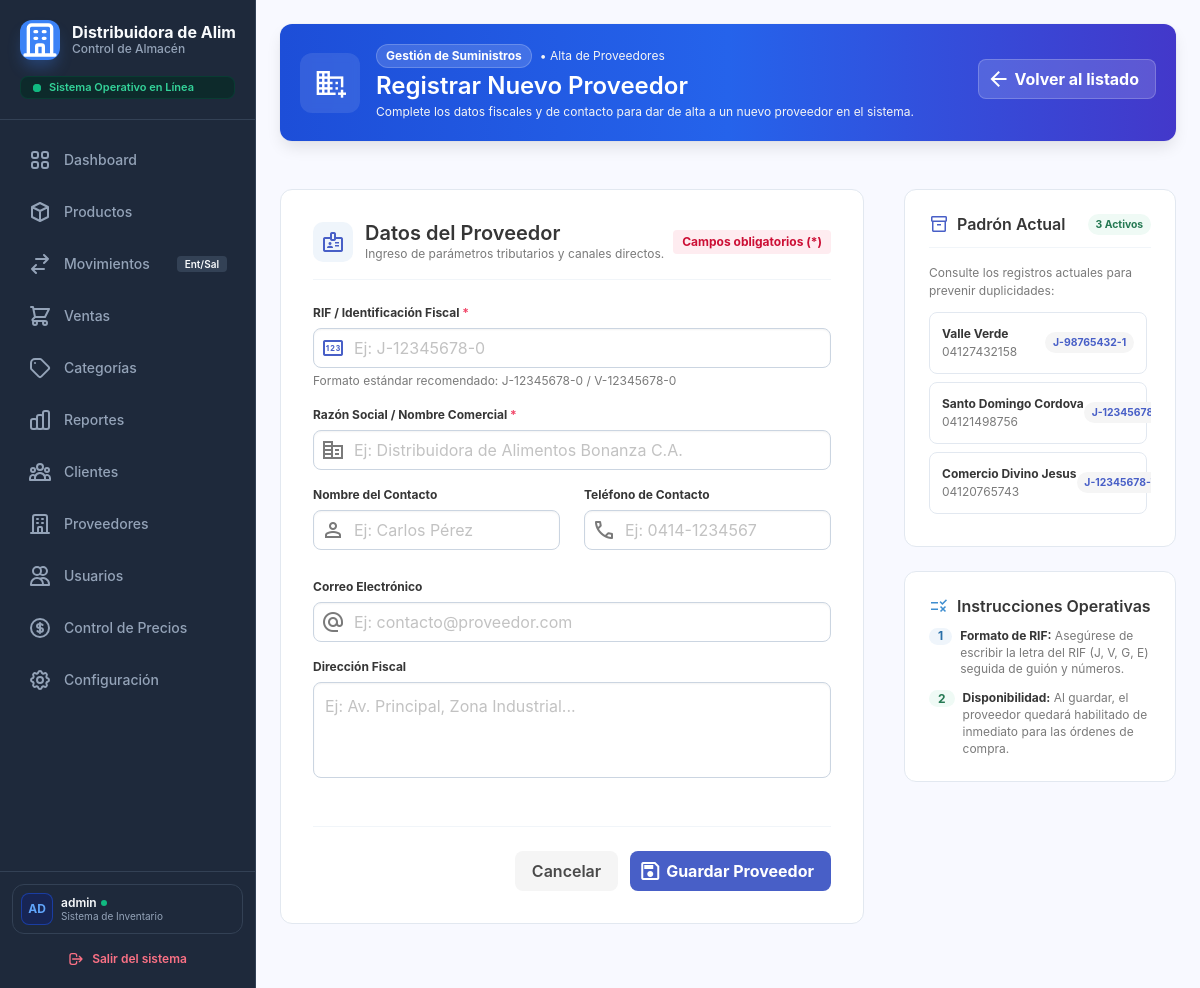
/index.php?controller=proveedor&action=formcrearproveedor (signed in), run on an earlier commit of the app's database.
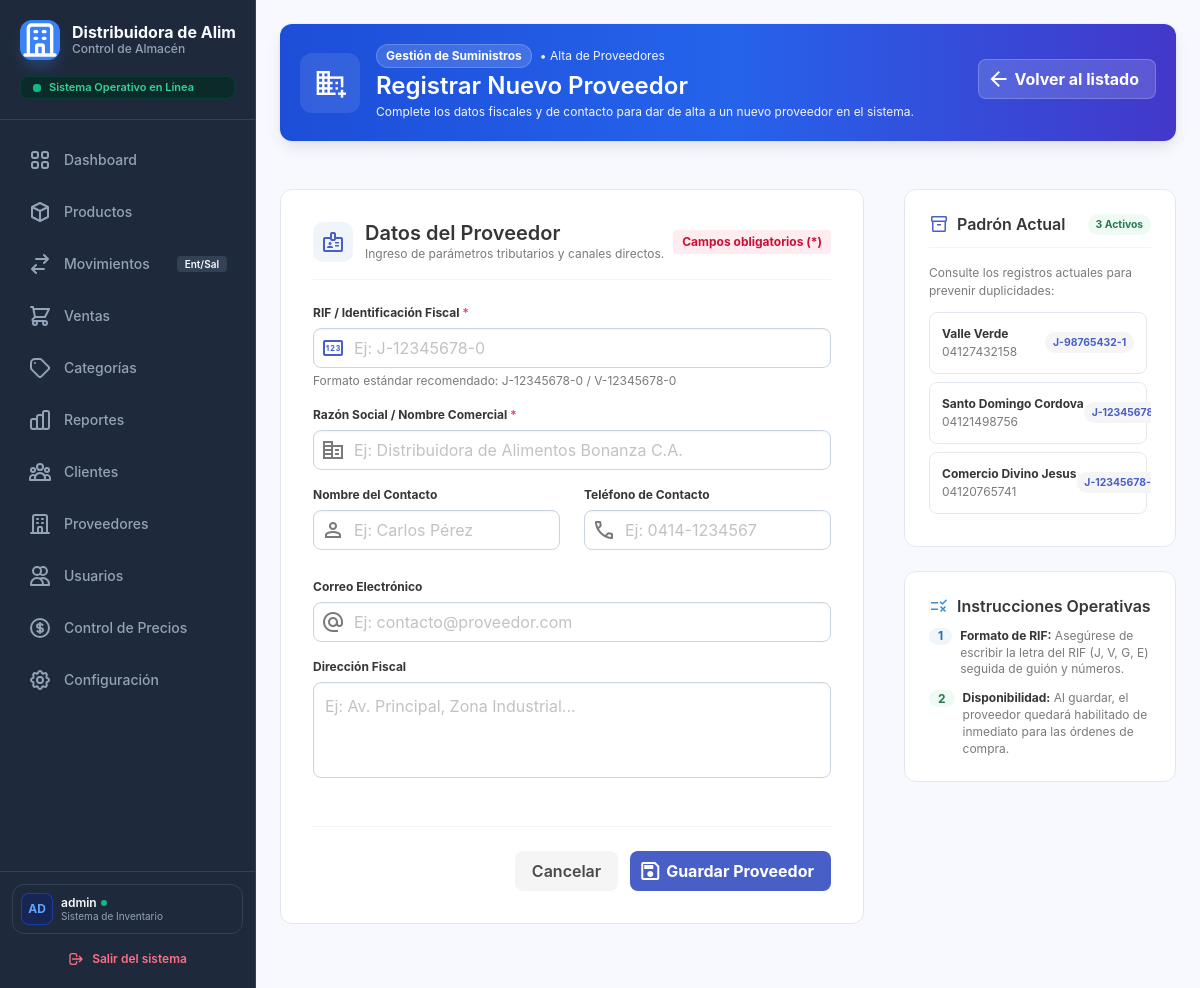
And on a later commit of the database.
### tables this page shows
CREATE TABLE `proveedores` (
  `id_proveedor` int(11) NOT NULL,
  `rif` varchar(20) NOT NULL,
  `razon_social` varchar(100) NOT NULL,
  `nombre_contacto` varchar(100) DEFAULT NULL,
  `telefono` varchar(20) DEFAULT NULL,
  `email` varchar(100) DEFAULT NULL,
  `direccion` text DEFAULT NULL,
  `estado` tinyint(1) DEFAULT 1
);

### app/controller/proveedorController.php (called while the page is built, shortened)
<?php
require_once __DIR__ . '/../model/proveedorModel.php';
class ProveedorController {
    private $proveedorModel;
    public function __construct() {
        $database = new Database();
        $pdo = $database->getConnection();
        $this->proveedorModel = new proveedorModel($pdo);
    }
    public function formcrearproveedor() {
        $proveedores = $this->proveedorModel->getAll();
        require_once __DIR__ . '/../views/proveedor/crearProveedor.php';
    }
}
?>

### public/index.php (called while the page is built, shortened)
<?php
$controlador = $_GET['controller'] ?? 'sistema';
$accion      = $_GET['action']     ?? 'index';
$controlador = is_string($controlador) ? strtolower($controlador) : '';
$accion      = is_string($accion)      ? strtolower($accion)      : '';
$definicion = $rutas[$controlador];
$ruta       = $definicion['acciones'][$accion];
$json       = $ruta['json'];
try {
    $instancia = new $clase();
    $instancia->$accion();
} catch (Throwable $e) {
    registrarEvento('error_interno', $controlador . '/' . $accion . ': ' . $e->getMessage());
    responderError(
        500,
        MODO_DESARROLLO ? $e->getMessage() : 'Ocurrió un error interno. Inténtalo de nuevo más tarde.',
        $json
    );
}

### app/model/proveedorModel.php (called while the page is built, shortened)
<?php
    class ProveedorModel{
        private $pdo;
        public function __construct($pdo){
            $this->pdo = $pdo;
    }
        public function getAll(){
            $stmt = $this->pdo->query("SELECT * FROM proveedores ORDER BY razon_social ASC");
            return $stmt->fetchAll(PDO::FETCH_ASSOC);
        }
}
    ?>

### app/views/proveedor/crearProveedor.php (the view, shortened to what the changed rows need)
<?php
$proveedores = $proveedores ?? [];
?>
<!DOCTYPE html>
<html lang="es">
<head>
    <link href="https://cdnjs.cloudflare.com/ajax/libs/font-awesome/6.4.0/css/all.min.css" rel="stylesheet">
    <link href="https://cdn.jsdelivr.net/npm/bulma@0.9.4/css/bulma.min.css" rel="stylesheet">
    <link rel="stylesheet" href="assets/css/sidebar.css" />
    <link rel="stylesheet" href="assets/css/tablas.css" />
</head>
<body class="is-flex" style="background-color: #f8f9ff; height: 100vh; overflow: hidden; width: 100%;">
    <?php require_once __DIR__ . '/../layouts/sidebar.php'; ?>
    <main class="main is-flex-grow-1" style="background-color: #f8f9ff; width: 100%; height: 100vh; overflow-y: auto; overflow-x: hidden;">
        <div class="p-5" style="width: 100%; padding-bottom: 4rem !important;">
            <div class="box mb-6" style="background: linear-gradient(90deg, #1d4ed8 0%, #2563eb 50%, #4338ca 100%); border-radius: 12px; border: none; overflow: hidden; position: relative;">
                <div class="is-flex is-align-items-center is-justify-content-space-between is-flex-wrap-wrap" style="gap: 1.5rem; position: relative; z-index: 2;">
                    <div class="is-flex is-align-items-center" style="gap: 1rem;">
                        <div>
                            <h1 class="title is-4 has-text-white mb-0 mt-1">Registrar Nuevo Proveedor</h1>
                        </div>
                    </div>
                </div>
            </div>
            <div class="columns is-variable is-5">
                <div class="column is-8">
                    <form action="index.php?controller=proveedor&action=guardar" method="POST" id="formCrearProveedor" class="box is-shadowless" style="border: 1px solid #e2e8f0; border-radius: 12px; padding: 2rem;">
                        <div class="is-flex is-align-items-center is-justify-content-space-between mb-5" style="border-bottom: 1px solid #f1f5f9; padding-bottom: 1rem;">
                            <div class="is-flex is-align-items-center" style="gap: 12px;">
                                <div>
                                    <h2 class="title is-5 mb-0 has-text-dark">Datos del Proveedor</h2>
                                </div>
                            </div>
                        </div>
                    </form>
                </div>
                <div class="column is-4">
                    <div class="box is-shadowless mb-5" style="border: 1px solid #e2e8f0; border-radius: 12px; padding: 1.5rem;">
                        <div style="max-height: 240px; overflow-y: auto; padding-right: 4px;">
                            <?php if (!empty($proveedores)): ?>
                                <?php $recientes = array_slice(array_reverse($proveedores), 0, 4); ?>
                                <?php foreach ($recientes as $prov): ?>
                                    <?php
                                        $razon = $prov['razon_social'] ?? $prov['nombre_razon_social'] ?? 'Sin Nombre';
                                        $rifVal = $prov['rif'] ?? (isset($prov['tipo_documento'], $prov['num_documento']) ? $prov['tipo_documento'].'-'.$prov['num_documento'] : 'N/A');
                                    ?>
                                    <div class="is-flex is-align-items-center is-justify-content-space-between p-3 mb-2 has-background-white" style="border-radius: 8px; border: 1px solid #e2e8f0;">
                                        <div class="is-flex is-flex-direction-column" style="max-width: 150px;">
                                            <span class="is-size-7 has-text-weight-bold has-text-dark" style="white-space: nowrap; overflow: hidden; text-overflow: ellipsis;"><?= htmlspecialchars($razon) ?></span>
                                            <span class="is-size-7 has-text-grey"><?= htmlspecialchars($prov['telefono'] ?? 'S/N') ?></span>
                                        </div>
                                        <span class="tag is-light is-rounded font-mono has-text-link has-text-weight-bold" style="font-size: 0.65rem;">
                                            <?= htmlspecialchars($rifVal) ?>
                                        </span>
                                    </div>
                                <?php endforeach; ?>
                            <?php else: ?>
                                <p class="is-size-7 has-text-grey-light is-italic">No hay proveedores registrados aún.</p>
                            <?php endif; ?>
                        </div>
                    </div>
                </div>
            </div>
        </div>
    </main>
</body>
</html>

What changed in the data, as far as the page shows it:
changed proveedores "Comercio Divino Jesus": telefono "04120765743" → "04120765741"
